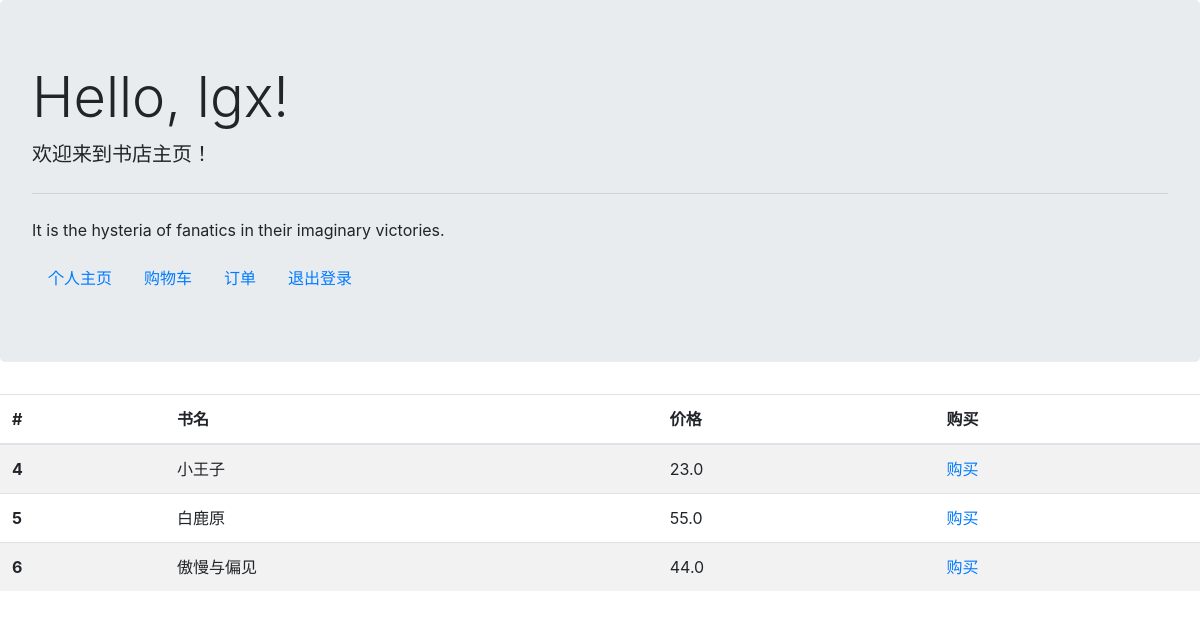
Page / (signed in) on the earlier database version.
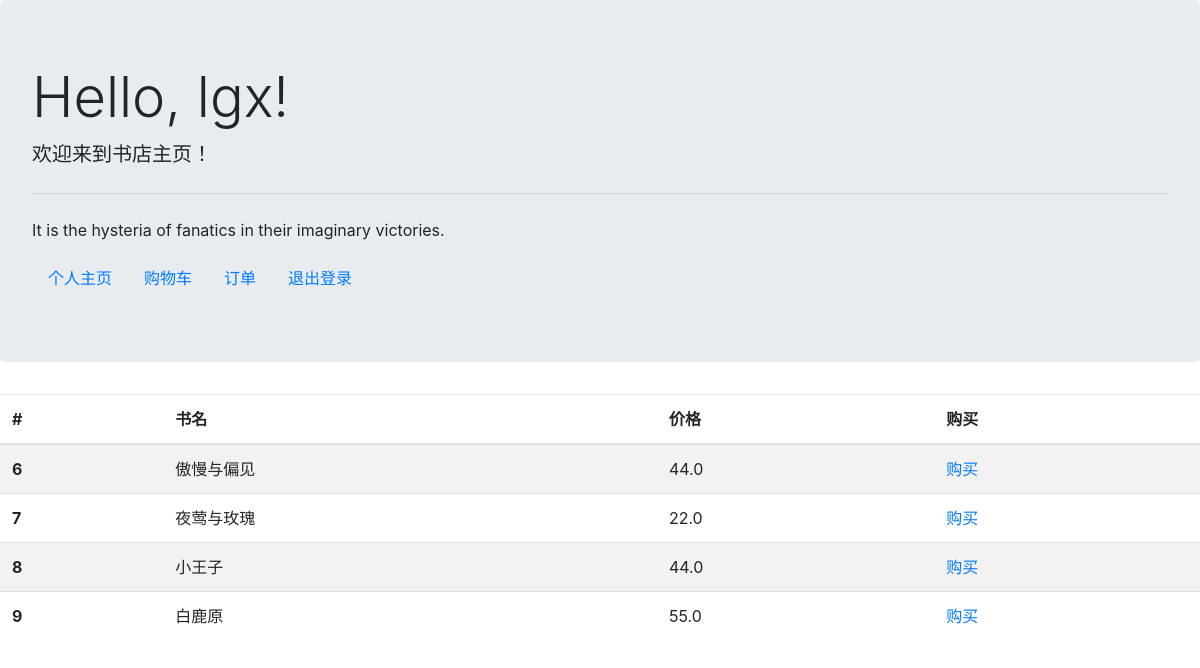
Same page on the later database version.
### tables this page shows
CREATE TABLE books(
    `id` INTEGER PRIMARY KEY AUTOINCREMENT,
    `book_name` varchar(100) not null,
    `price` double
, title_image varchar(200), book_desc varchar(200));

### app.py (the view)
@app.route('/', methods=['GET', 'POST'])
def home():
    conn = sqlite3.connect(DATABASE)
    cursor = conn.cursor()
    sql = 'select * from books where 1=1'
    cursor.execute(sql)
    res = cursor.fetchall()
    return render_template("index.html",books = res)

### app.py (called while the page is built)
@app.context_processor
def inject_user():
    user = None
    if"username" in session:
        user = session["username"]
    return dict(user = user)

### templates/index.html (shortened to what this page needs)
<!DOCTYPE html>
<html lang="en">
<head>
    <link rel="stylesheet" href="https://cdn.jsdelivr.net/npm/bootstrap@4.6.2/dist/css/bootstrap.min.css"\
>
</head>
<body>
{%if user%}
    <div class="jumbotron">
      <h1 class="display-4">Hello, {{user}}!</h1>
      <p class="lead">欢迎来到书店主页！</p>
      <hr class="my-4">
      <p>It is the hysteria of fanatics in their imaginary victories.</p>
      <ul class="nav">
        <li class="nav-item">
          <a class="nav-link active" href="#">个人主页</a>
        </li>
        <li class="nav-item">
          <a class="nav-link" href="#">购物车</a>
        </li>
        <li class="nav-item">
          <a class="nav-link" href="{{url_for('get_order')}}">订单</a>
        </li>
        <li class="nav-item">
          <a class="nav-link " href="{{url_for('logout')}}">退出登录</a>
        </li>
      </ul>
    </div>
{%endif%}
  <table class="table table-striped">
    <thead>
      <tr>
        <th scope="col">#</th>
        <th scope="col">书名</th>
        <th scope="col">价格</th>
        <th scope="col">购买</th>
      </tr>
    </thead>
    <tbody>
      {% for book in books%}
      <tr>
        <th scope="row">{{book[0]}}</th>
        <td>{{book[1]}}</td>
        <td>{{book[2]}}</td>
        <td><a href="/book/{{book[0]}}">购买</a></td>
      </tr>
    {% endfor %}
    </tbody>
  </table>
</body>
</html>

Differences in the rows shown:
removed books: id "4", book_name "小王子", price "23.0"
removed books: id "5", book_name "白鹿原", price "55.0"
added books: id "7", book_name "夜莺与玫瑰", price "22.0"
added books: id "8", book_name "小王子", price "44.0"
added books: id "9", book_name "白鹿原", price "55.0"
